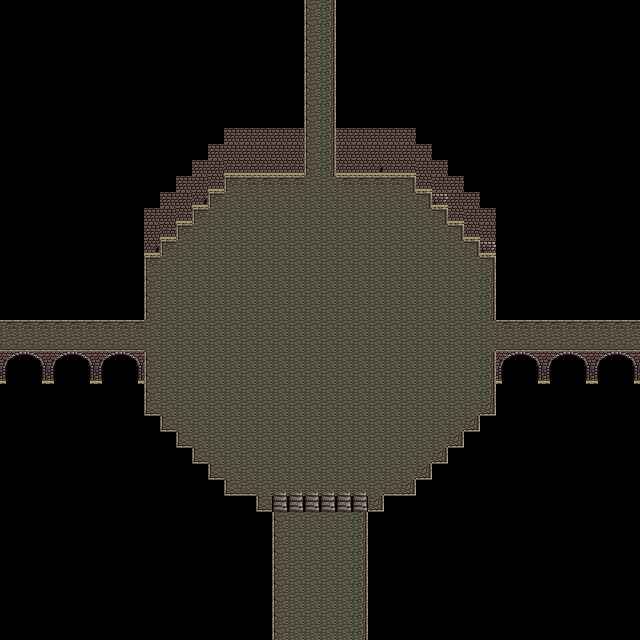

A 2D game scene composited from a Tiled map and its tileset images. What follows is a short description and the map's XML, with every tile layer's data as written:
An orthogonal 40x40 tile map with 16x16 px tiles, 1 tile layer (base).

<map version="1.2" tiledversion="1.2.5" orientation="orthogonal" renderorder="right-down" width="40" height="40" tilewidth="16" tileheight="16" infinite="0" nextlayerid="22" nextobjectid="1">
 <tileset firstgid="1" source="sewer2.tsx" />
 <layer id="21" name="base" width="40" height="40">
  <properties>
   <property name="sewer" type="file" value="sewer_1.png" />
  </properties>
  <data encoding="csv">
0,0,0,0,0,0,0,0,0,0,0,0,0,0,0,0,0,0,0,17,19,0,0,0,0,0,0,0,0,0,0,0,0,0,0,0,0,0,0,0,
0,0,0,0,0,0,0,0,0,0,0,0,0,0,0,0,0,0,0,17,19,0,0,0,0,0,0,0,0,0,0,0,0,0,0,0,0,0,0,0,
0,0,0,0,0,0,0,0,0,0,0,0,0,0,0,0,0,0,0,17,19,0,0,0,0,0,0,0,0,0,0,0,0,0,0,0,0,0,0,0,
0,0,0,0,0,0,0,0,0,0,0,0,0,0,0,0,0,0,0,17,19,0,0,0,0,0,0,0,0,0,0,0,0,0,0,0,0,0,0,0,
0,0,0,0,0,0,0,0,0,0,0,0,0,0,0,0,0,0,0,17,19,0,0,0,0,0,0,0,0,0,0,0,0,0,0,0,0,0,0,0,
0,0,0,0,0,0,0,0,0,0,0,0,0,0,0,0,0,0,0,17,19,0,0,0,0,0,0,0,0,0,0,0,0,0,0,0,0,0,0,0,
0,0,0,0,0,0,0,0,0,0,0,0,0,0,0,0,0,0,0,17,19,0,0,0,0,0,0,0,0,0,0,0,0,0,0,0,0,0,0,0,
0,0,0,0,0,0,0,0,0,0,0,0,0,0,0,0,0,0,0,17,19,0,0,0,0,0,0,0,0,0,0,0,0,0,0,0,0,0,0,0,
0,0,0,0,0,0,0,0,0,0,0,0,0,0,51,51,51,51,51,17,19,51,51,51,51,51,0,0,0,0,0,0,0,0,0,0,0,0,0,0,
0,0,0,0,0,0,0,0,0,0,0,0,0,51,51,51,51,51,51,17,19,51,51,51,51,51,51,0,0,0,0,0,0,0,0,0,0,0,0,0,
0,0,0,0,0,0,0,0,0,0,0,0,51,51,67,67,67,67,67,17,19,67,67,74,67,67,51,51,0,0,0,0,0,0,0,0,0,0,0,0,
0,0,0,0,0,0,0,0,0,0,0,51,51,67,1,2,2,2,2,18,18,2,2,2,2,3,67,51,51,0,0,0,0,0,0,0,0,0,0,0,
0,0,0,0,0,0,0,0,0,0,51,51,74,1,18,18,18,18,18,18,18,18,18,18,18,18,3,73,51,51,0,0,0,0,0,0,0,0,0,0,
0,0,0,0,0,0,0,0,0,51,51,67,1,18,18,18,18,18,18,18,18,18,18,18,18,18,18,3,67,51,51,0,0,0,0,0,0,0,0,0,
0,0,0,0,0,0,0,0,0,51,67,1,18,18,18,18,18,18,18,18,18,18,18,18,18,18,18,18,3,67,51,0,0,0,0,0,0,0,0,0,
0,0,0,0,0,0,0,0,0,74,1,18,18,18,18,18,18,18,18,18,18,18,18,18,18,18,18,18,18,3,73,0,0,0,0,0,0,0,0,0,
0,0,0,0,0,0,0,0,0,1,18,18,18,18,18,18,18,18,18,18,18,18,18,18,18,18,18,18,18,18,3,0,0,0,0,0,0,0,0,0,
0,0,0,0,0,0,0,0,0,17,18,18,18,18,18,18,18,18,18,18,18,18,18,18,18,18,18,18,18,18,19,0,0,0,0,0,0,0,0,0,
0,0,0,0,0,0,0,0,0,17,18,18,18,18,18,18,18,18,18,18,18,18,18,18,18,18,18,18,18,18,19,0,0,0,0,0,0,0,0,0,
0,0,0,0,0,0,0,0,0,17,18,18,18,18,18,18,18,18,18,18,18,18,18,18,18,18,18,18,18,18,19,0,0,0,0,0,0,0,0,0,
2,2,2,2,2,2,2,2,2,18,18,18,18,18,18,18,18,18,18,18,18,18,18,18,18,18,18,18,18,18,18,2,2,2,2,2,2,2,2,2,
34,34,34,34,34,34,34,34,34,18,18,18,18,18,18,18,18,18,18,18,18,18,18,18,18,18,18,18,18,18,18,34,34,34,34,34,34,34,34,34,
85,86,87,85,86,87,85,86,87,17,18,18,18,18,18,18,18,18,18,18,18,18,18,18,18,18,18,18,18,18,19,85,86,87,85,86,87,85,86,87,
133,0,135,133,0,135,133,0,135,17,18,18,18,18,18,18,18,18,18,18,18,18,18,18,18,18,18,18,18,18,19,133,134,135,133,134,135,133,134,135,
0,0,0,0,0,0,0,0,0,17,18,18,18,18,18,18,18,18,18,18,18,18,18,18,18,18,18,18,18,18,19,0,0,0,0,0,0,0,0,0,
0,0,0,0,0,0,0,0,0,33,18,18,18,18,18,18,18,18,18,18,18,18,18,18,18,18,18,18,18,18,35,0,0,0,0,0,0,0,0,0,
0,0,0,0,0,0,0,0,0,0,33,18,18,18,18,18,18,18,18,18,18,18,18,18,18,18,18,18,18,35,0,0,0,0,0,0,0,0,0,0,
0,0,0,0,0,0,0,0,0,0,0,33,18,18,18,18,18,18,18,18,18,18,18,18,18,18,18,18,35,0,0,0,0,0,0,0,0,0,0,0,
0,0,0,0,0,0,0,0,0,0,0,0,33,18,18,18,18,18,18,18,18,18,18,18,18,18,18,35,0,0,0,0,0,0,0,0,0,0,0,0,
0,0,0,0,0,0,0,0,0,0,0,0,0,33,18,18,18,18,18,18,18,18,18,18,18,18,35,0,0,0,0,0,0,0,0,0,0,0,0,0,
0,0,0,0,0,0,0,0,0,0,0,0,0,0,33,34,18,36,36,36,36,36,36,18,34,35,0,0,0,0,0,0,0,0,0,0,0,0,0,0,
0,0,0,0,0,0,0,0,0,0,0,0,0,0,0,0,33,52,52,52,52,52,52,35,0,0,0,0,0,0,0,0,0,0,0,0,0,0,0,0,
0,0,0,0,0,0,0,0,0,0,0,0,0,0,0,0,0,17,18,18,18,18,19,0,0,0,0,0,0,0,0,0,0,0,0,0,0,0,0,0,
0,0,0,0,0,0,0,0,0,0,0,0,0,0,0,0,0,17,18,18,18,18,19,0,0,0,0,0,0,0,0,0,0,0,0,0,0,0,0,0,
0,0,0,0,0,0,0,0,0,0,0,0,0,0,0,0,0,17,18,18,18,18,19,0,0,0,0,0,0,0,0,0,0,0,0,0,0,0,0,0,
0,0,0,0,0,0,0,0,0,0,0,0,0,0,0,0,0,17,18,18,18,18,19,0,0,0,0,0,0,0,0,0,0,0,0,0,0,0,0,0,
0,0,0,0,0,0,0,0,0,0,0,0,0,0,0,0,0,17,18,18,18,18,19,0,0,0,0,0,0,0,0,0,0,0,0,0,0,0,0,0,
0,0,0,0,0,0,0,0,0,0,0,0,0,0,0,0,0,17,18,18,18,18,19,0,0,0,0,0,0,0,0,0,0,0,0,0,0,0,0,0,
0,0,0,0,0,0,0,0,0,0,0,0,0,0,0,0,0,17,18,18,18,18,19,0,0,0,0,0,0,0,0,0,0,0,0,0,0,0,0,0,
0,0,0,0,0,0,0,0,0,0,0,0,0,0,0,0,0,17,18,18,18,18,19,0,0,0,0,0,0,0,0,0,0,0,0,0,0,0,0,0
</data>
 </layer>
</map>
